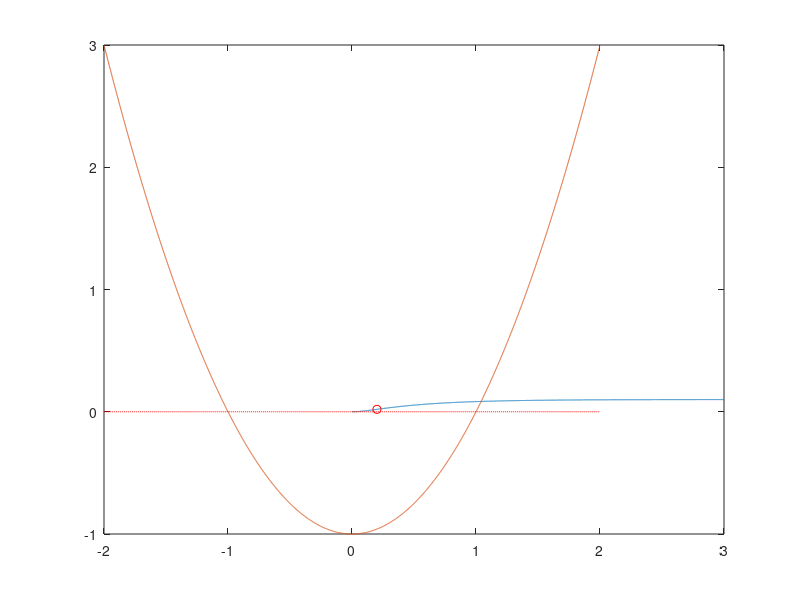

MATLAB code for this plot:
Ts = 0.0005;
%Continuous system
Ps = tf(2,[1,12,20.02]);
Pz = c2d(Ps,Ts,'zoh');
%response
[y,t] = step(Pz);
plot(t,y);
hold on;
% Estimate the 2nd deriv. by finite differences
ypp = diff(y,2);  
% Find the root using FZERO
t_infl = fzero(@(T) interp1(t(2:end-1),ypp,T,'linear','extrap'),0)
y_infl = interp1(t,y,t_infl,'linear')
plot(t_infl,y_infl,'ro');

x=-1.999:0.001:1.999;
y=(x-1).*(x+1); 
plot(x,y) 
hold on
plot(x,zeros(length(x),1),'--r') 
find(abs(y)<1e-3)